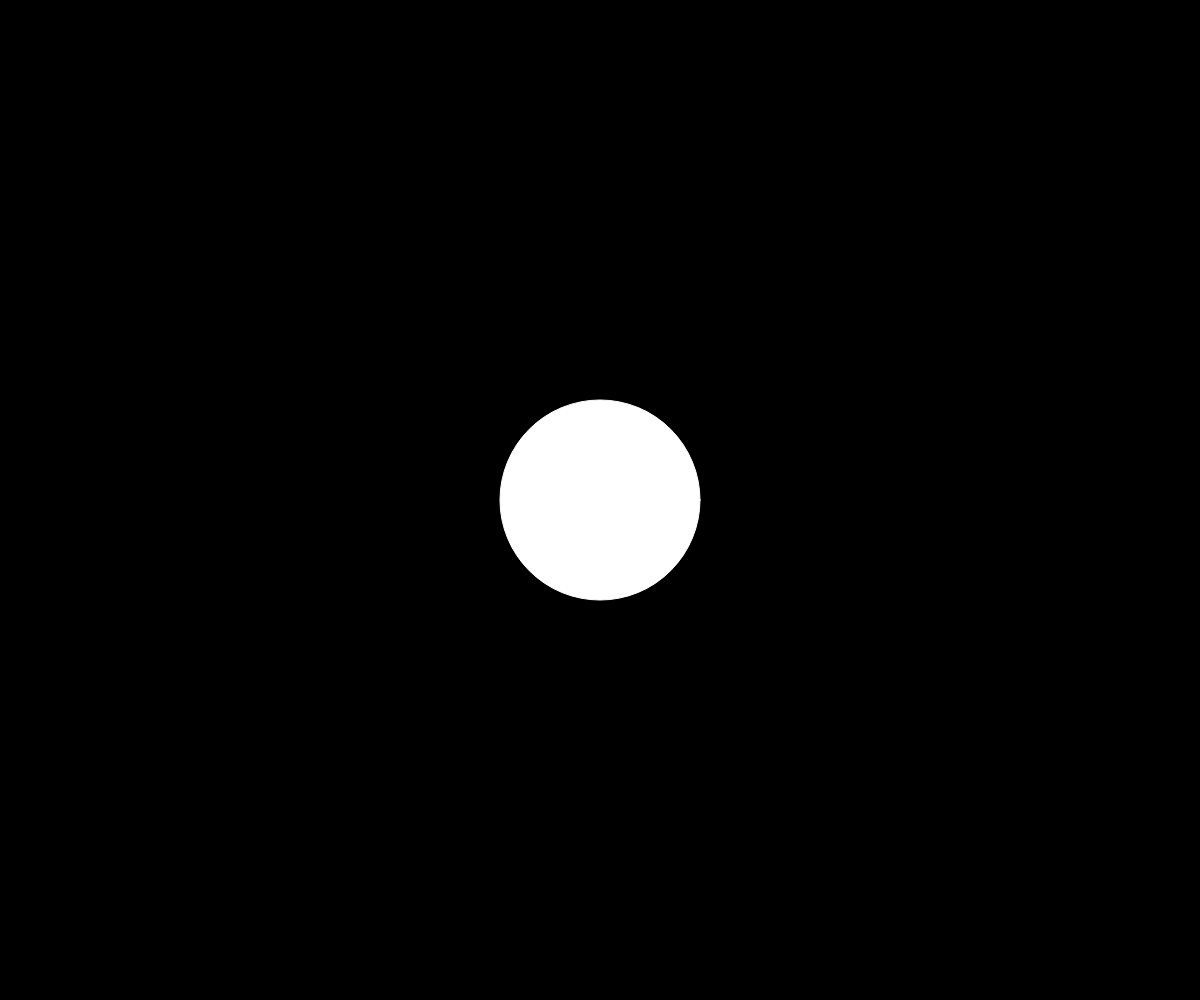
Frame 1 (no input)
Frame 60 (no input): identical to frame 1, image omitted
Frame 120 (the mouse pressed at the canvas centre since frame 60): identical to frame 1, image omitted

The p5.js sketch that drew this single still picture (run headless with seeded random() and noise() and a simulated clock; from frame 60 on, the mouse is pressed at the canvas centre):

// p5.js sketch
// ── sketch.js
function setup() {
	createCanvas(windowWidth, windowHeight);
}

function draw() {
	background(0);
	stroke(255);
	fill(255);
	ellipse(width/2, height/2, 200, 200);
}
